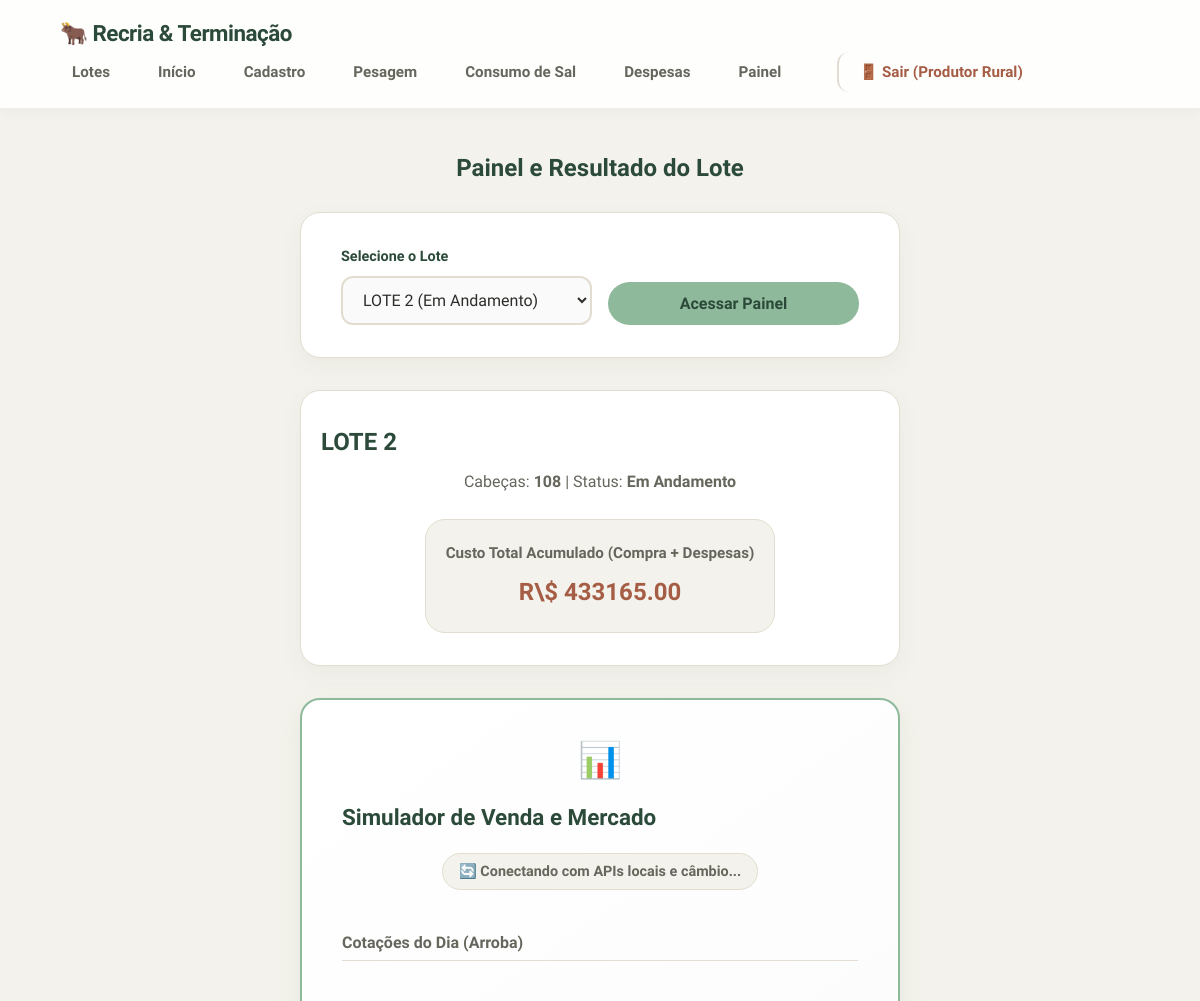
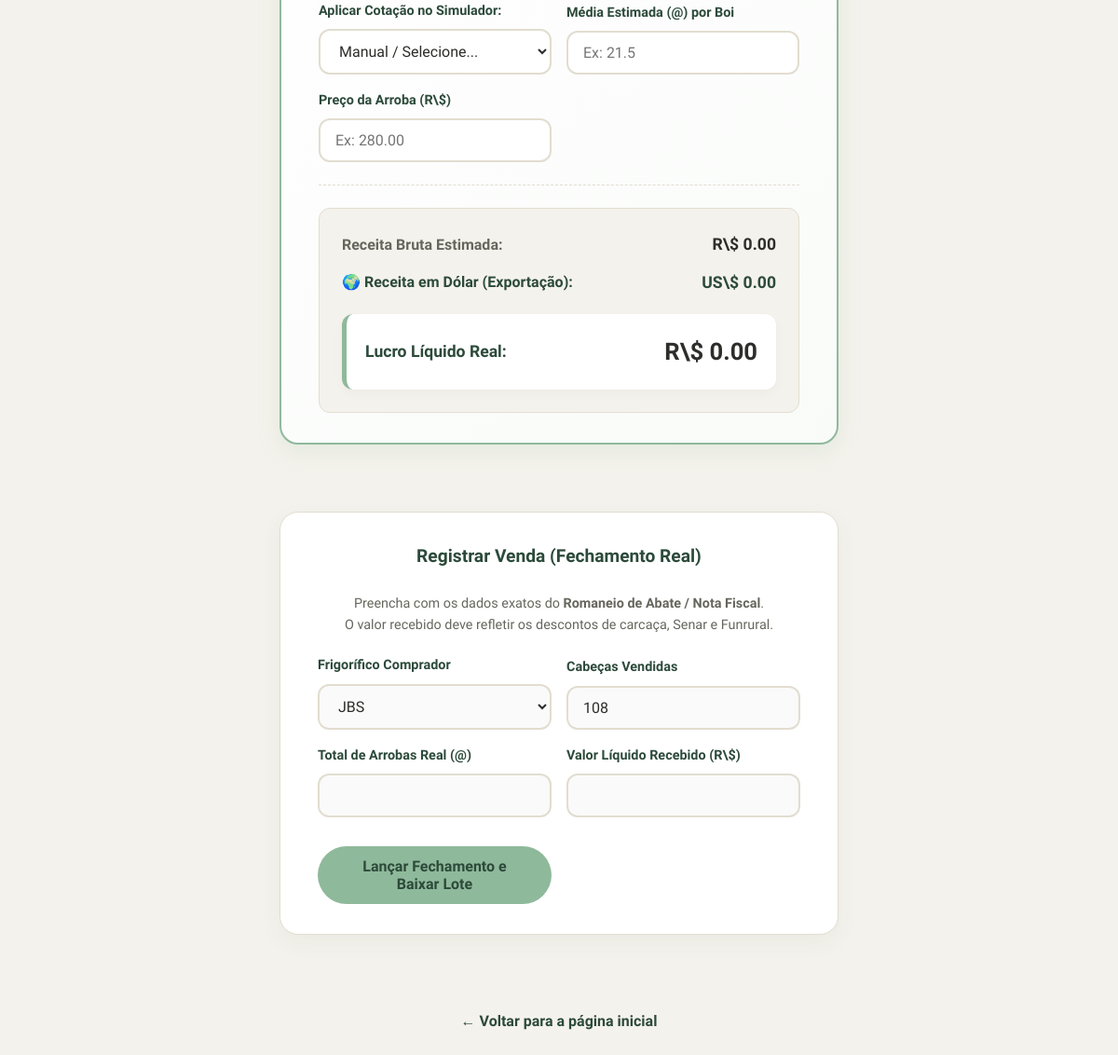
/painel?lote_id=1 (signed in), run on an earlier commit of the app's database (2 pictures, top to bottom).
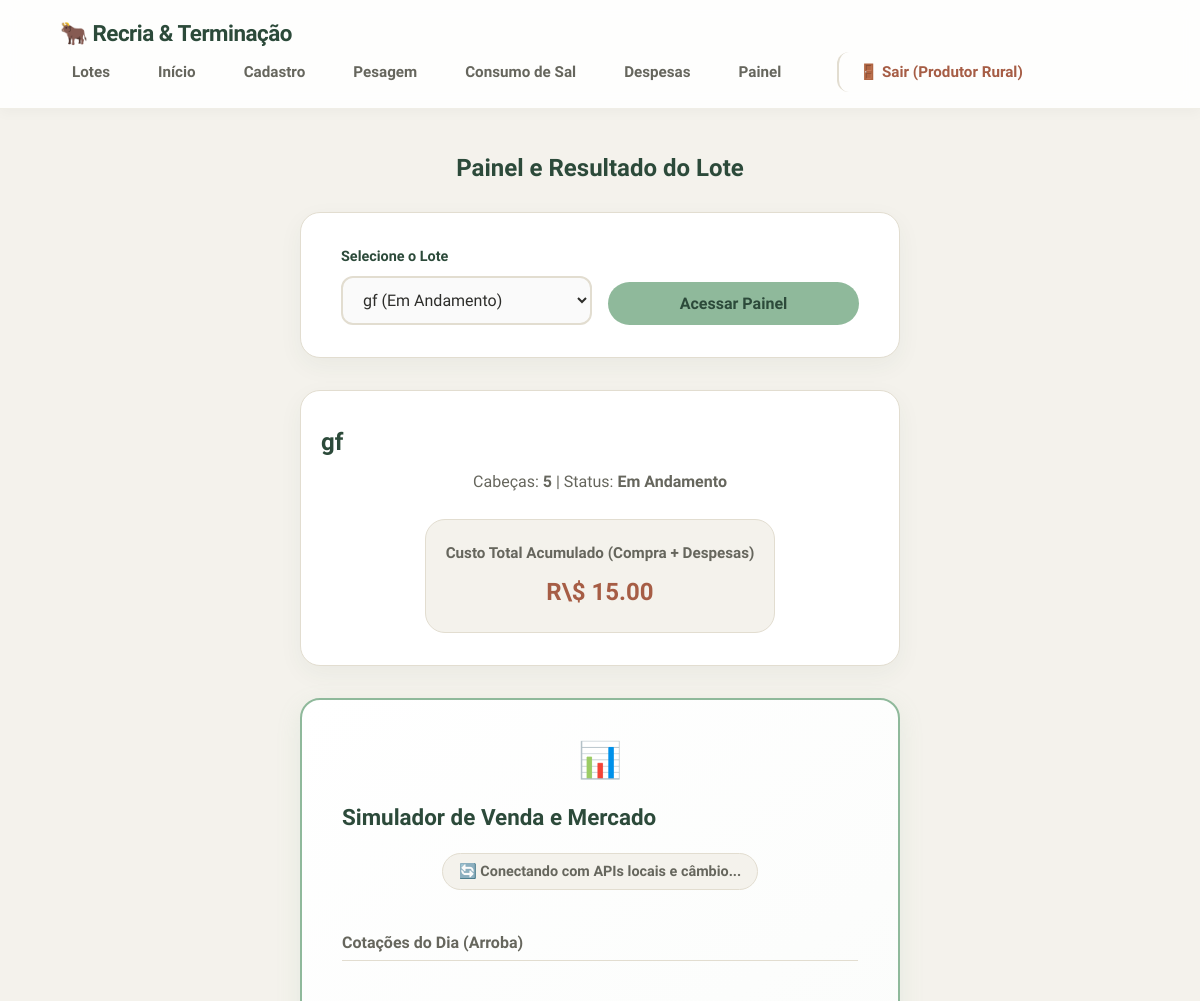
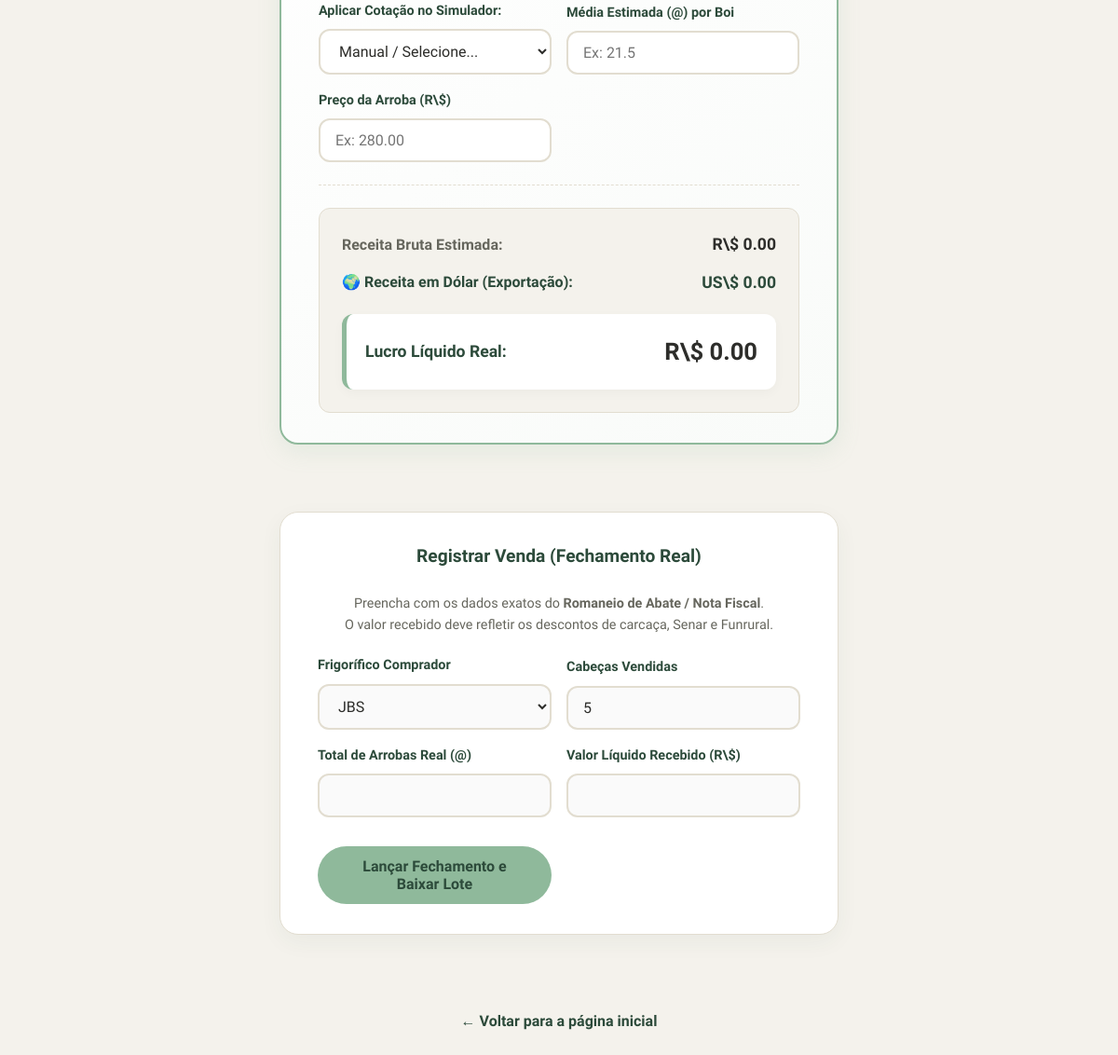
And on a later commit of the database (2 pictures, top to bottom).
### tables this page shows
CREATE TABLE lotes (
                    id INTEGER PRIMARY KEY AUTOINCREMENT,
                    identificacao TEXT NOT NULL,
                    fase_atual TEXT NOT NULL,
                    categoria_animal TEXT,
                    data_inicio TEXT,
                    qtd_cabecas INTEGER,
                    custo_bezerro_unitario REAL,
                    custo_total_compra REAL,
                    valor_venda_total REAL,
                    total_arrobas_vendidas REAL,
                    status TEXT DEFAULT 'Em Andamento'
                , frigorifico_comprador TEXT);

### app.py (the view)
@app.route('/painel')
def painel():
    conexao = conectar()
    try:
        lista_lotes = conexao.execute('SELECT * FROM lotes').fetchall()
        lote_id = request.args.get('lote_id', type=int)
        lote_selecionado = None
        custo_despesas = 0
        balanco_final = None
        if lote_id:
            lote_selecionado = conexao.execute('SELECT * FROM lotes WHERE id = ?', (lote_id,)).fetchone()
            custo_despesas = conexao.execute('SELECT COALESCE(SUM(valor), 0) as total FROM despesas WHERE lote_id = ?', (lote_id,)).fetchone()['total']
            if lote_selecionado:
                receita_venda = lote_selecionado['valor_venda_total'] or 0.0
                custo_total_operacao = lote_selecionado['custo_total_compra'] + custo_despesas
                sobra_liquida = receita_venda - custo_total_operacao
                balanco_final = {
                    'custo_compra_bezerros': lote_selecionado['custo_total_compra'],
                    'custo_despesas': custo_despesas,
                    'custo_total_operacao': custo_total_operacao,
                    'receita_venda': receita_venda,
                    'sobra_liquida': sobra_liquida
                }
    finally:
        conexao.close()
    return render_template('painel.html', lotes=lista_lotes, lote_selecionado=lote_selecionado, balanco=balanco_final)

### app.py (called while the page is built)
@app.before_request
def verificar_login():
    rotas_livres = ['login', 'static', 'api_cotacoes']
    if request.endpoint not in rotas_livres and 'usuario_id' not in session:
        return redirect(url_for('login'))

### config_banco.py (called while the page is built)
def conectar():
    conexao = sqlite3.connect('dados.db')
    conexao.row_factory = sqlite3.Row
    conexao.execute('PRAGMA foreign_keys = ON;')
    return conexao

### templates/painel.html (shortened to what the changed rows need)
{% extends "base.html" %}
{% block conteudo %}
<h2>Painel e Resultado do Lote</h2>
<form action="{{ url_for('painel') }}" method="GET" class="form-caixa form-linha">
    <div class="campo">
        <label for="lote_id">Selecione o Lote</label>
        <select name="lote_id" id="lote_id" required>
            {% for lote in lotes %}
            <option value="{{ lote.id }}" {% if lote_selecionado and lote.id==lote_selecionado.id %}selected{% endif %}>
                {{ lote.identificacao }} ({{ lote.status }})
            </option>
            {% endfor %}
        </select>
    </div>
</form>
{% if lote_selecionado %}
<div class="form-caixa" style="text-align: center; padding: 32px 20px;">
    <h3 style="margin-bottom: 8px; font-size: 1.5rem;">{{ lote_selecionado.identificacao }}</h3>
    <p style="color: var(--texto-suave); margin-bottom: 24px; font-size: 1rem;">
        Cabeças: <strong>{{ lote_selecionado.qtd_cabecas or 0 }}</strong> |
        Status: <strong>{{ lote_selecionado.status }}</strong>
    </p>
    <div style="background-color: var(--creme); padding: 20px; border-radius: var(--raio); border: 1px solid var(--borda); display: inline-block; min-width: 60%;">
        <span style="font-size: 0.95rem; color: var(--texto-suave); font-weight: 600;">Custo Total Acumulado (Compra + Despesas)</span><br>
        <strong style="font-size: 1.5rem; color: var(--terracota-escuro); display: block; margin-top: 8px;">
            R\$ {{ "%.2f"|format(balanco.custo_total_operacao or 0) }}
        </strong>
    </div>
</div>
{% if lote_selecionado.status == 'Em Andamento' %}
<div class="form-caixa" style="background: linear-gradient(145deg, #ffffff, #f9fbf9); border: 2px solid var(--verde-salvia); box-shadow: 0 8px 24px rgba(143, 185, 155, 0.15);">
    <div style="text-align: center; margin-bottom: 20px;">
        <span style="font-size: 2.2rem; display: block; margin-bottom: 12px;">📊</span>
        <h3 style="margin-bottom: 12px; color: var(--verde-escuro); font-size: 1.4rem;">Simulador de Venda e Mercado</h3>
        <div id="api_status" style="margin-top: 5px; margin-bottom: 20px; display: inline-block; background-color: var(--creme); color: var(--texto-suave); padding: 6px 16px; border-radius: 20px; font-size: 0.9rem; font-weight: 600; border: 1px solid var(--borda);">
            🔄 Conectando com APIs locais e câmbio...
        </div>
    </div>
    <div style="margin-bottom: 30px;">
        <h4 style="font-size: 1rem; color: var(--texto-suave); text-align: left; margin-bottom: 10px; border-bottom: 1px solid var(--borda); padding-bottom: 5px;">Cotações do Dia (Arroba)</h4>
    </div>
    <div class="form-linha" style="margin-bottom: 24px; padding-bottom: 24px; border-bottom: 1px dashed var(--borda);">
        <div class="campo">
            <label>Aplicar Cotação no Simulador:</label>
            <select id="sim_frigorifico" onchange="atualizarPrecoAPI()" style="background-color: var(--branco);">
                <option value="">Manual / Selecione...</option>
            </select>
        </div>
        <div class="campo">
            <label>Média Estimada (@) por Boi</label>
            <input type="number" id="sim_arroba_boi" step="0.1" placeholder="Ex: 21.5" oninput="calcularSimulacao()" style="background-color: var(--branco);">
        </div>
        <div class="campo">
            <label>Preço da Arroba (R\$)</label>
            <input type="number" id="sim_preco_arroba" step="0.01" placeholder="Ex: 280.00" oninput="calcularSimulacao()" style="background-color: var(--branco);">
        </div>
    </div>
    <div style="background-color: var(--creme); padding: 24px; border-radius: var(--raio-peq); border: 1px solid var(--borda);">
        <div style="display: flex; justify-content: space-between; align-items: center; margin-bottom: 12px;">
            <span style="color: var(--texto-suave); font-weight: 600;">Receita Bruta Estimada:</span>
            <strong style="font-size: 1.1rem; color: var(--texto);">R\$ <span id="res_receita">0.00</span></strong>
        </div>
        <div style="display: flex; justify-content: space-between; align-items: center; margin-bottom: 20px;">
            <span style="color: var(--verde-escuro); font-weight: 600;">🌍 Receita em Dólar (Exportação):</span>
            <strong style="font-size: 1.1rem; color: var(--verde-escuro);" id="res_receita_dolar">US\$ 0.00</strong>
        </div>
        <div style="background-color: var(--branco); padding: 20px; border-radius: 12px; box-shadow: 0 4px 12px rgba(0,0,0,0.03); display: flex; justify-content: space-between; align-items: center; border-left: 5px solid var(--verde-salvia);">
            <span style="font-weight: 700; color: var(--verde-escuro); font-size: 1.1rem;">Lucro Líquido Real:</span>
            <strong id="res_lucro" style="font-size: 1.6rem; color: var(--texto);">R\$ 0.00</strong>
        </div>
    </div>
</div>
<div class="form-caixa" style="margin-top: 40px;">
    <h3 style="text-align: center;">Registrar Venda (Fechamento Real)</h3>
    <p style="text-align: center; color: var(--texto-suave); font-size: 0.9rem; margin-bottom: 20px;">
        Preencha com os dados exatos do <strong>Romaneio de Abate / Nota Fiscal</strong>.<br> O valor recebido deve refletir os descontos de carcaça, Senar e Funrural.
    </p>
    <form action="{{ url_for('registrar_venda') }}" method="POST" class="form-linha">
        <div class="campo">
            <label>Frigorífico Comprador</label>
            <select name="frigorifico_comprador" required>
                <option value="JBS">JBS</option>
            </select>
        </div>
        <div class="campo">
            <label>Cabeças Vendidas</label>
            <input type="number" name="qtd_vendida" value="{{ lote_selecionado.qtd_cabecas or 0 }}" required>
        </div>
        <div class="campo">
            <label>Total de Arrobas Real (@)</label>
            <input type="number" step="0.01" name="total_arrobas_vendidas" required>
        </div>
        <div class="campo">
            <label>Valor Líquido Recebido (R\$)</label>
            <input type="number" step="0.01" name="valor_venda_total" required>
        </div>
        <button type="submit" style="margin-top: 15px; width: 100%;">Lançar Fechamento e Baixar Lote</button>
    </form>
</div>
{% endif %}
{% endif %}
{% endblock %}

What changed in the data, as far as the page shows it:
changed lotes "Em Andamento": identificacao "LOTE 2" → "gf"; qtd_cabecas "108" → "5"; qtd_vendida "108" → "5"
Also different on the page:
form field lote_id: "LOTE 2 (Em Andamento)" → "gf (Em Andamento)"
{{ "%.2f"|format(balanco.custo_total_operacao or 0) }}: "433165.00" → "15.00"
